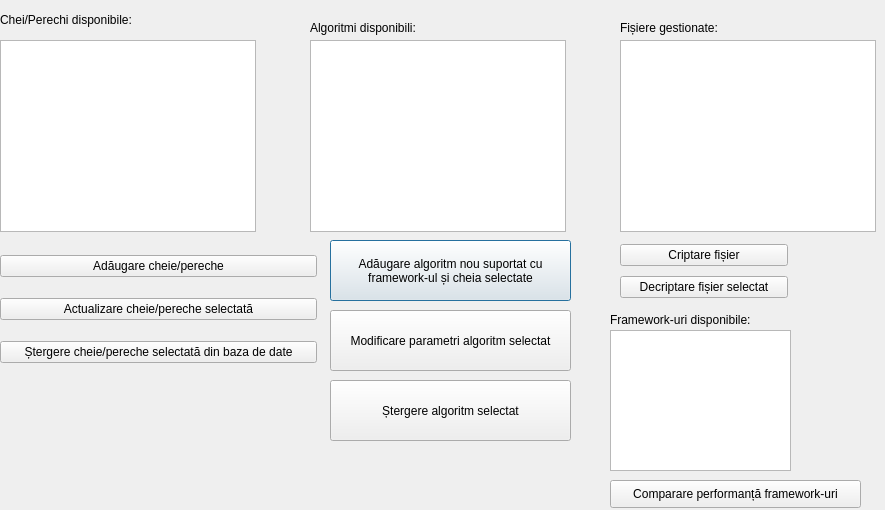
<?xml version="1.0" encoding="UTF-8"?>
<ui version="4.0">
 <class>Dialog</class>
 <widget class="QDialog" name="Dialog">
  <property name="geometry">
   <rect>
    <x>0</x>
    <y>0</y>
    <width>885</width>
    <height>510</height>
   </rect>
  </property>
  <property name="windowTitle">
   <string>ProiectSI</string>
  </property>
  <widget class="QLabel" name="label_cheie">
   <property name="geometry">
    <rect>
     <x>0</x>
     <y>10</y>
     <width>161</width>
     <height>20</height>
    </rect>
   </property>
   <property name="text">
    <string>Chei/Perechi disponibile:</string>
   </property>
  </widget>
  <widget class="QPushButton" name="pushButton_adaugare_algoritm">
   <property name="geometry">
    <rect>
     <x>330</x>
     <y>240</y>
     <width>241</width>
     <height>61</height>
    </rect>
   </property>
   <property name="text">
    <string>Adăugare algoritm nou suportat cu
framework-ul și cheia selectate</string>
   </property>
  </widget>
  <widget class="QPushButton" name="pushButton_evaluare_performante">
   <property name="geometry">
    <rect>
     <x>610</x>
     <y>480</y>
     <width>251</width>
     <height>28</height>
    </rect>
   </property>
   <property name="text">
    <string>Comparare performanță framework-uri</string>
   </property>
  </widget>
  <widget class="QListWidget" name="listWidget_framework">
   <property name="geometry">
    <rect>
     <x>610</x>
     <y>330</y>
     <width>181</width>
     <height>141</height>
    </rect>
   </property>
   <property name="editTriggers">
    <set>QAbstractItemView::DoubleClicked|QAbstractItemView::SelectedClicked</set>
   </property>
   <property name="showDropIndicator" stdset="0">
    <bool>false</bool>
   </property>
  </widget>
  <widget class="QLabel" name="labelAlgo">
   <property name="geometry">
    <rect>
     <x>310</x>
     <y>20</y>
     <width>131</width>
     <height>16</height>
    </rect>
   </property>
   <property name="text">
    <string>Algoritmi disponibili:</string>
   </property>
  </widget>
  <widget class="QLabel" name="label_fisier">
   <property name="geometry">
    <rect>
     <x>620</x>
     <y>20</y>
     <width>131</width>
     <height>16</height>
    </rect>
   </property>
   <property name="text">
    <string>Fișiere gestionate:</string>
   </property>
  </widget>
  <widget class="QWidget" name="layoutWidget">
   <property name="geometry">
    <rect>
     <x>0</x>
     <y>240</y>
     <width>317</width>
     <height>141</height>
    </rect>
   </property>
   <layout class="QVBoxLayout" name="verticalLayout">
    <item>
     <widget class="QPushButton" name="pushButton_add_cheie">
      <property name="text">
       <string>Adăugare cheie/pereche</string>
      </property>
     </widget>
    </item>
    <item>
     <widget class="QPushButton" name="pushButton_actualizare_cheie">
      <property name="text">
       <string>Actualizare cheie/pereche selectată</string>
      </property>
     </widget>
    </item>
    <item>
     <widget class="QPushButton" name="pushButton_stergere_cheie">
      <property name="text">
       <string>Ștergere cheie/pereche selectată din baza de date</string>
      </property>
     </widget>
    </item>
   </layout>
  </widget>
  <widget class="QListWidget" name="listWidget_chei">
   <property name="geometry">
    <rect>
     <x>0</x>
     <y>40</y>
     <width>256</width>
     <height>192</height>
    </rect>
   </property>
  </widget>
  <widget class="QListWidget" name="listWidget_algoritmi">
   <property name="geometry">
    <rect>
     <x>310</x>
     <y>40</y>
     <width>256</width>
     <height>192</height>
    </rect>
   </property>
  </widget>
  <widget class="QListWidget" name="listWidget_fisiere">
   <property name="geometry">
    <rect>
     <x>620</x>
     <y>40</y>
     <width>256</width>
     <height>192</height>
    </rect>
   </property>
  </widget>
  <widget class="QLabel" name="label_framework">
   <property name="geometry">
    <rect>
     <x>610</x>
     <y>310</y>
     <width>171</width>
     <height>20</height>
    </rect>
   </property>
   <property name="text">
    <string>Framework-uri disponibile:</string>
   </property>
  </widget>
  <widget class="QWidget" name="layoutWidget">
   <property name="geometry">
    <rect>
     <x>620</x>
     <y>240</y>
     <width>168</width>
     <height>64</height>
    </rect>
   </property>
   <layout class="QVBoxLayout" name="verticalLayout_2">
    <item>
     <widget class="QPushButton" name="pushButton_criptare">
      <property name="text">
       <string>Criptare fișier</string>
      </property>
     </widget>
    </item>
    <item>
     <widget class="QPushButton" name="pushButton_decriptare">
      <property name="text">
       <string>Decriptare fișier selectat</string>
      </property>
     </widget>
    </item>
   </layout>
  </widget>
  <widget class="QPushButton" name="pushButton_modificare_algoritm">
   <property name="geometry">
    <rect>
     <x>330</x>
     <y>310</y>
     <width>241</width>
     <height>61</height>
    </rect>
   </property>
   <property name="text">
    <string>Modificare parametri algoritm selectat</string>
   </property>
  </widget>
  <widget class="QPushButton" name="pushButton_stergere_algoritm">
   <property name="geometry">
    <rect>
     <x>330</x>
     <y>380</y>
     <width>241</width>
     <height>61</height>
    </rect>
   </property>
   <property name="text">
    <string>Ștergere algoritm selectat</string>
   </property>
  </widget>
 </widget>
 <tabstops>
  <tabstop>pushButton_add_cheie</tabstop>
  <tabstop>pushButton_stergere_cheie</tabstop>
  <tabstop>pushButton_adaugare_algoritm</tabstop>
  <tabstop>pushButton_criptare</tabstop>
  <tabstop>listWidget_framework</tabstop>
  <tabstop>pushButton_evaluare_performante</tabstop>
 </tabstops>
 <resources/>
 <connections/>
</ui>
